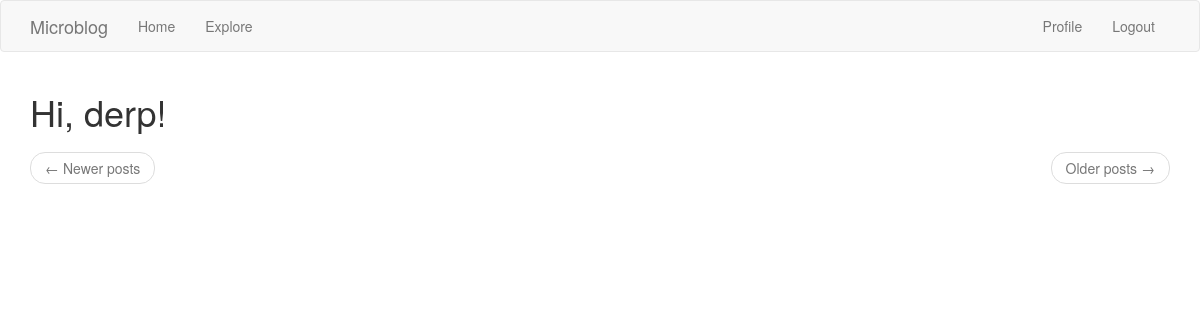
The app's page /explore (signed in), older data.
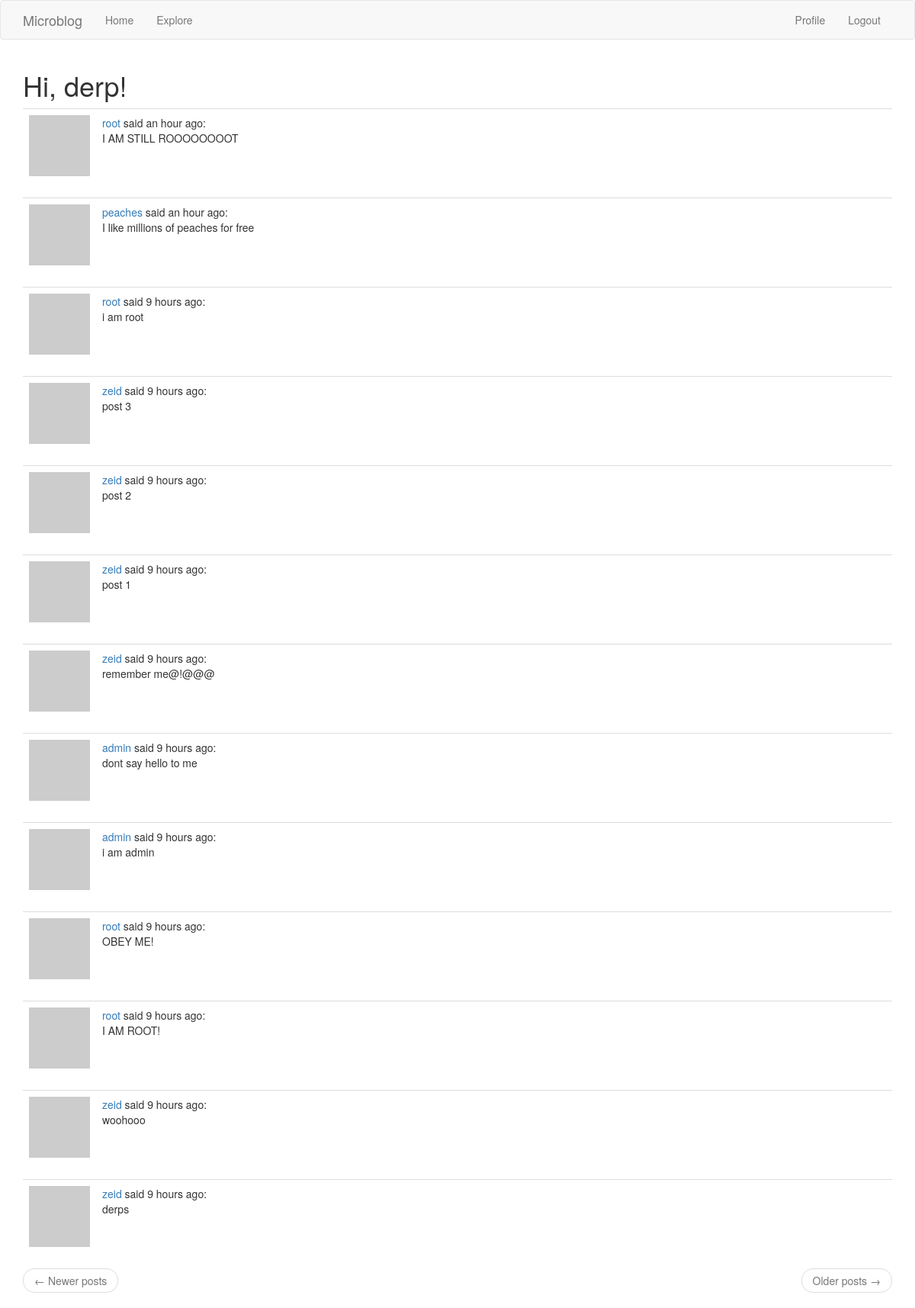
The same page, newer data.
### app/models.py (models this page shows, shortened)
class User(UserMixin, db.Model):
    id = db.Column(db.Integer, primary_key=True)
    username = db.Column(db.String(64), index=True, unique=True)
    email = db.Column(db.String(120), index=True, unique=True)
    password_hash = db.Column(db.String(128))
    posts = db.relationship('Post', backref='author', lazy='dynamic')
    about_me = db.Column(db.String(140))
    last_seen = db.Column(db.DateTime, default=datetime.utcnow)
    followed = db.relationship(
        'User', secondary=followers,
        primaryjoin=(followers.c.follower_id == id),
        secondaryjoin=(followers.c.followed_id == id),
        backref=db.backref('followers', lazy='dynamic'), lazy='dynamic')
    def avatar(self, size):
        digest = md5(self.email.lower().encode('utf-8')).hexdigest()
        return 'https://www.gravatar.com/avatar/{}?d=identicon&s={}'.format(digest,size)

class Post(db.Model):
    id = db.Column(db.Integer, primary_key=True)
    body = db.Column(db.String(140))
    timestamp = db.Column(db.DateTime, index=True, default=datetime.utcnow)
    user_id = db.Column(db.Integer, db.ForeignKey('user.id'))

### app/routes.py (the view)
@app.route('/explore')
@login_required
def explore():
	page = request.args.get('page', 1, type=int)
	posts = Post.query.order_by(Post.timestamp.desc()).paginate(
		page, app.config['POSTS_PER_PAGE'], False)
	next_url = url_for('index', page=posts.next_num) if posts.has_next else None
	prev_url = url_for('index', page=posts.prev_num) if posts.has_prev else None
	return render_template('index.html', title='Explore', posts=posts.items, next_url=next_url, prev_url=prev_url)

### app/models.py (called while the page is built)
@login.user_loader
def load_user(id):
    return User.query.get(int(id))

### app/routes.py (called while the page is built)
@app.before_request
def before_request():					#invoked by flask before all routes
	if current_user.is_authenticated:
		current_user.last_seen = datetime.utcnow()
		db.session.commit()

### app/templates/index.html (shortened to what this page needs)
{% extends "base.html" %}
{% import 'bootstrap/wtf.html' as wtf %}
{% block app_content %}
	<h1>Hi, {{ current_user.username }}!</h1>
	{% for post in posts %}
		{% include "_post.html" %}
	{% endfor %}
	<nav aria-label="...">
		<ul class="pager">
			<li class="previous{% if not prev_url %} disabled{% endif %}">
				<a href="{{ prev_url or '#' }}">
					<span aria-hidden="true">&larr;</span> Newer posts
				</a>
			</li>
			<li class="next{% if not next_url %} disabled{% endif %}">
				<a href="{{ next_url or '#' }}">
					Older posts <span aria-hidden="true">&rarr;</span>
				</a>
			</li>
		</ul>
	</nav>
{% endblock %}

### app/templates/base.html (shortened to what this page needs)
{% extends 'bootstrap/base.html' %}
{% block navbar %}
	<nav class="navbar navbar-default">
		<div class="container">
			<div class="navbar-header">
				<a class="navbar-brand" href="{{ url_for('index') }}">Microblog</a>
			</div>
			<div class="collapse navbar-collapse" id="bs-example-navbar-collapse-1">
				<ul class="nav navbar-nav">
					<li><a href="{{ url_for('index') }}">Home</a></li>
					<li><a href="{{ url_for('explore') }}">Explore</a></li>
				</ul>
				<ul class="nav navbar-nav navbar-right">
					{% if current_user.is_anonymous %}
					<li><a href="{{ url_for('login') }}">Login</a></li>
					{% else %}
					<li><a href="{{ url_for('user', username=current_user.username) }}">Profile</a></li>
					<li><a href="{{ url_for('logout') }}">Logout</a></li>
					{% endif %}
				</ul>
			</div>
		</div>
	</nav>
{% endblock %}
{% block content %}
	<div class="container">
		{% block app_content %}{% endblock %}
	</div>
{% endblock %}

### app/templates/_post.html
<table class="table table-hover">
        <tr>
            <td width="70px">
                <a href="{{ url_for('user', username=post.author.username) }}">
                    <img src="{{ post.author.avatar(70) }}" />
                </a>
            </td>
            <td>
                <a href="{{ url_for('user', username=post.author.username) }}">
                    {{ post.author.username }}
                </a>
                said {{ moment(post.timestamp).fromNow() }}:
                <br>
                {{ post.body }}
            </td>
        </tr>
</table>

Row changes from the older to the newer data that the page shows:
added Post: author.username "root", timestamp "an hour ago", body "I AM STILL ROOOOOOOOT"
added Post: author.username "peaches", timestamp "an hour ago", body "I like millions of peaches for free"
added Post: author.username "root", timestamp "9 hours ago", body "i am root"
added Post: author.username "zeid", timestamp "9 hours ago", body "post 3"
added Post: author.username "zeid", timestamp "9 hours ago", body "post 2"
added Post: author.username "zeid", timestamp "9 hours ago", body "post 1"
added Post: author.username "zeid", timestamp "9 hours ago", body "remember me@!@@@"
added Post: author.username "admin", timestamp "9 hours ago", body "dont say hello to me"
added Post: author.username "admin", timestamp "9 hours ago", body "i am admin"
added Post: author.username "root", timestamp "9 hours ago", body "OBEY ME!"
added Post: author.username "root", timestamp "9 hours ago", body "I AM ROOT!"
added Post: author.username "zeid", timestamp "9 hours ago", body "woohooo"
added Post: author.username "zeid", timestamp "9 hours ago", body "derps"
